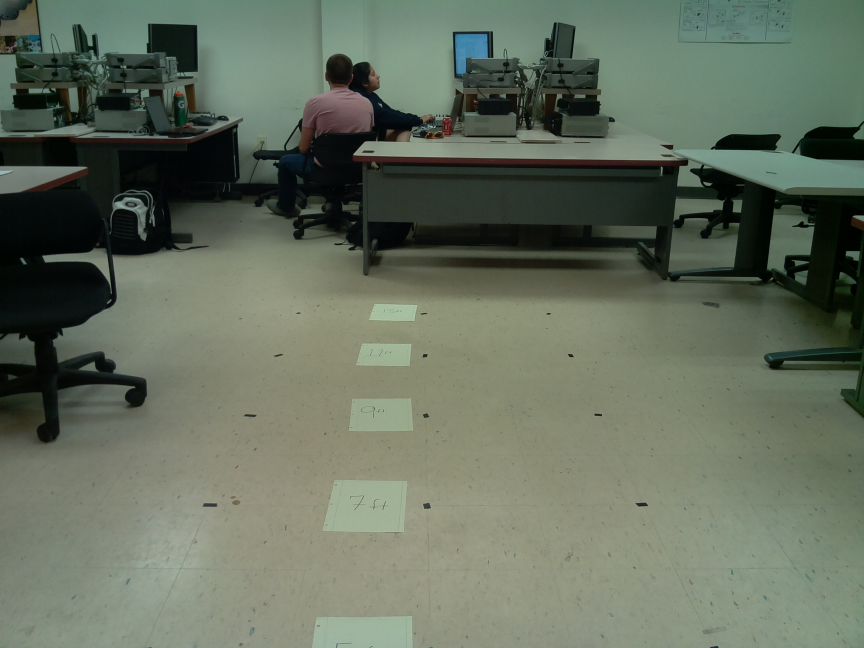
#> input picture 2016_code/testCamera/75degrees.jpg, 2592 x 1944 px, given in place of grasstest2.jpg, which was not available (shown at 1/3 size)
$ python lineDetection.py
#> lines starting #> are read from the running program, lines starting #| are printed output that depends on the picture; pictures that were not available may be replaced by others from this repository, and a replacement may not be noted
from picamera.array import PiRGBArray
from picamera import PiCamera
import numpy as np
import time
import cv2
'''
camera=PiCamera()
camera.resolution=(320,240)
camera.framerate=32
rawCapture=PiRGBArray(camera,size=(640,480))
'''


img = cv2.imread("grasstest2.jpg")
#> img is the input picture: shape (1944, 2592, 3); mean B, G, R 94.4, 110.5, 100.6
small = cv2.resize(img, (0,0), fx=0.25, fy=0.25)
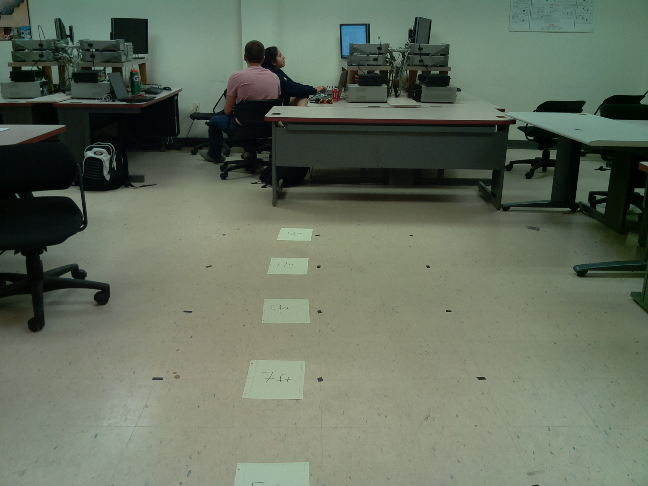
#> small: shape (486, 648, 3); mean B, G, R 94.5, 110.6, 100.7
print (small.shape)
#| (486, 648, 3)
#blur = cv2.GaussianBlur(small,(5,5),0)
blur = cv2.GaussianBlur(small,(5,5),0)


#cv2.imshow('3,3',blur2)

gray = cv2.cvtColor(blur,cv2.COLOR_RGB2GRAY)
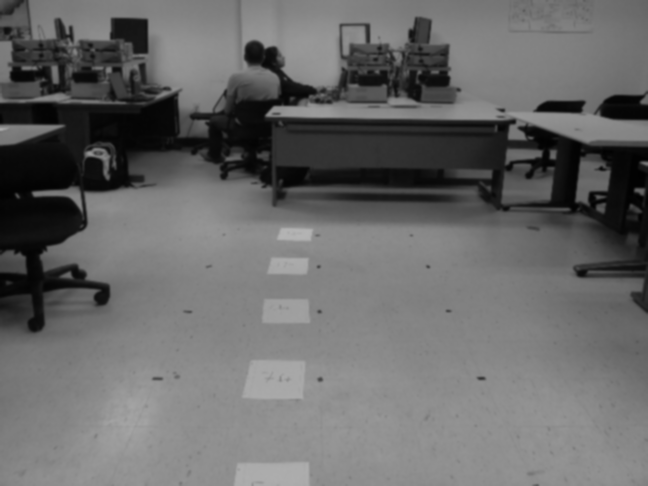
#> gray: shape (486, 648); min 1, max 180, mean 104.7
#hsv = cv2.cvtColor(blur,cv2.COLOR_RGB2HSV)

(T,thresh) = cv2.threshold(gray,190,255,cv2.THRESH_TOZERO)
#> thresh: shape (486, 648); every value is 0

cv2.imshow("threshName",thresh)
cv2.imshow("gray",gray)

#Make mask for white
'''
sensitivity = 90
lower = np.array([0,0,255-sensitivity], dtype=np.uint8)
upper = np.array([255,sensitivity,255], dtype = np.uint8)
'''

#mask = cv2.inRange(hsv, lower, upper)
#result = cv2.bitwise_and(blur, blur, mask= mask)


if cv2.waitKey(0) & 0xff == 27:
#> (key Esc is pressed here)
	cv2.destroyAllWindows()

$ run again, on 2016_code/testCamera/80degrees.jpg
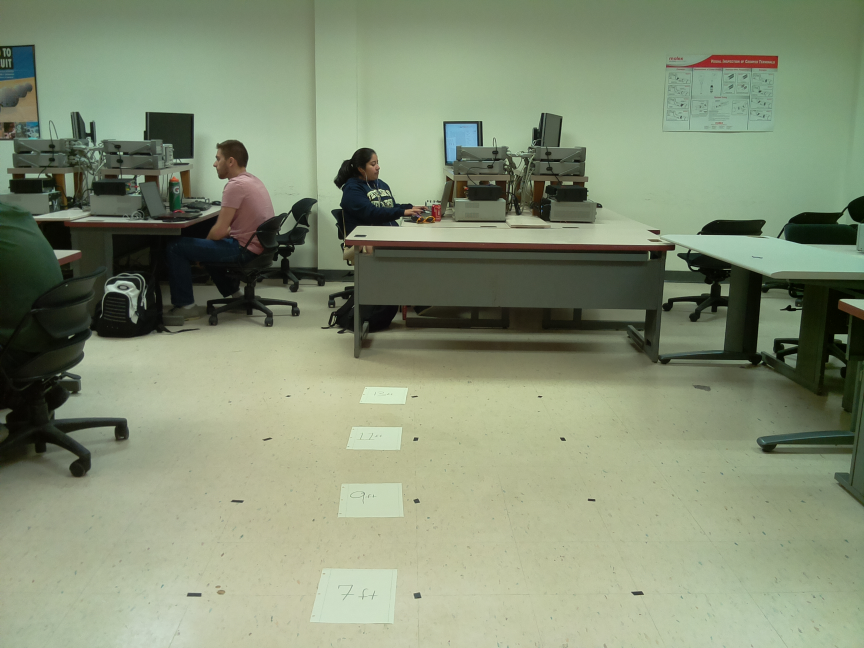
#> input picture 2016_code/testCamera/80degrees.jpg, 2592 x 1944 px, given in place of grasstest2.jpg, which was not available (shown at 1/3 size)
#> img is the input picture: shape (1944, 2592, 3); mean B, G, R 117.1, 143.4, 132.4
#| (486, 648, 3)
#> `gray = cv2.cvtColor(blur,cv2.COLOR_RGB2GRAY)`:
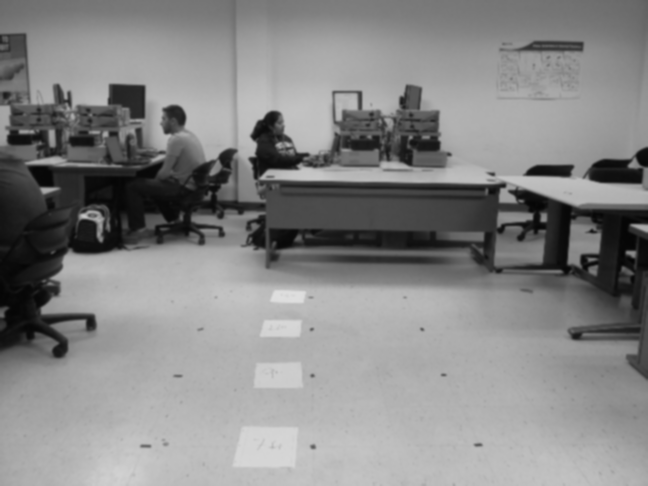
#> gray: shape (486, 648); min 4, max 223, mean 134.4
#> `(T,thresh) = cv2.threshold(gray,190,255,cv2.THRESH_TOZERO)`:
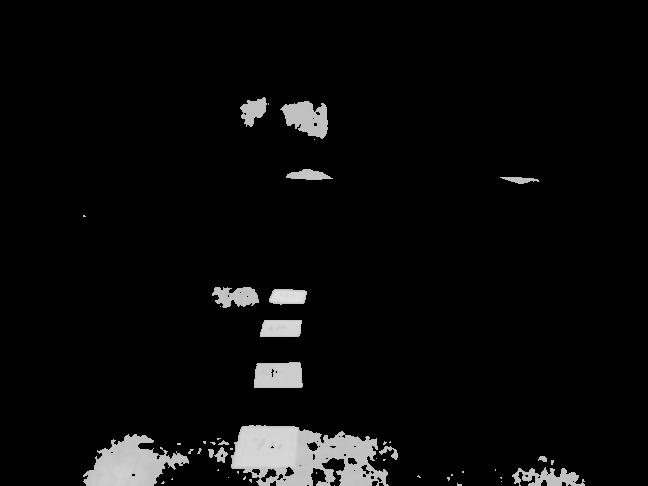
#> thresh: shape (486, 648); min 0, max 223, mean 10.2
